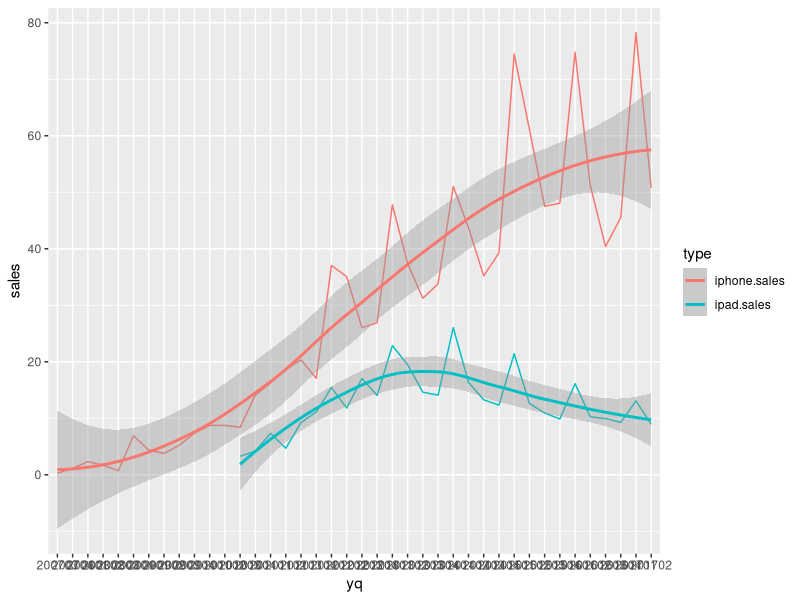

The R script that drew this image:
library(ggplot2)
library(reshape2)

iphone.sales <- c(0.27, 1.12, 2.32, 1.7, 0.72, 6.89, 4.36, 3.79, 5.21, 7.37, 8.74, 8.75, 8.4, 14.1, 16.24, 18.65, 20.34, 17.07, 37.04, 35.06, 26.03, 26.91, 47.79, 37.43, 31.24, 33.8, 51.03, 43.72, 35.2, 39.27, 74.47, 61.17, 47.53, 48.05, 74.78, 51.19, 40.4, 45.51, 78.29, 50.76)
quarter.apple <- c(3,4, rep(1:4, 9), 1,2)
year.apple <- c(rep(2007, 2), rep(2008:2016, each=4), rep(2017, 2))

ip.sales <- data.frame(iphone.sales, year.apple, quarter.apple)
ip.sales$yq <- paste(year.apple, quarter.apple, sep="0")
ipad.sales <- c(rep(NA, 12), 3.27, 4.19, 7.33, 4.69, 9.25, 11.12, 15.43, 11.8, 17.04, 14.04, 22.86, 19.48, 14.62, 14.08, 26.04, 16.35, 13.28, 12.32, 21.42, 12.62, 10.93, 9.88, 16.12, 10.25, 9.95, 9.27, 13.08, 8.92)

apple.sales <- cbind(ip.sales, ipad.sales)

renew.apple.sales <- melt(apple.sales, 
                          id.vars = c("year.apple", "quarter.apple", "yq"),
                          variable.name = "type",
                          value.name = "sales")

ggplot(renew.apple.sales, aes(x=yq, y=sales, group=type, color=type)) +
  geom_line() +
  geom_smooth()
